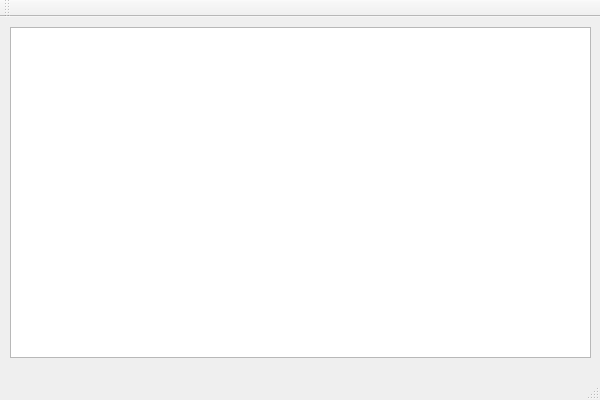
<?xml version="1.0" encoding="UTF-8"?>
<ui version="4.0">
 <class>OpenCvShowWindowClass</class>
 <widget class="QMainWindow" name="OpenCvShowWindowClass">
  <property name="geometry">
   <rect>
    <x>0</x>
    <y>0</y>
    <width>600</width>
    <height>400</height>
   </rect>
  </property>
  <property name="windowTitle">
   <string>OpenCvShowWindow</string>
  </property>
  <widget class="QWidget" name="centralWidget">
   <widget class="QGraphicsView" name="ImageGraphic">
    <property name="geometry">
     <rect>
      <x>10</x>
      <y>10</y>
      <width>581</width>
      <height>331</height>
     </rect>
    </property>
   </widget>
  </widget>
  <widget class="QMenuBar" name="menuBar">
   <property name="geometry">
    <rect>
     <x>0</x>
     <y>0</y>
     <width>600</width>
     <height>23</height>
    </rect>
   </property>
  </widget>
  <widget class="QToolBar" name="mainToolBar">
   <attribute name="toolBarArea">
    <enum>TopToolBarArea</enum>
   </attribute>
   <attribute name="toolBarBreak">
    <bool>false</bool>
   </attribute>
  </widget>
  <widget class="QStatusBar" name="statusBar"/>
 </widget>
 <layoutdefault spacing="6" margin="11"/>
 <resources>
  <include location="OpenCvShowWindow.qrc"/>
 </resources>
 <connections/>
</ui>
